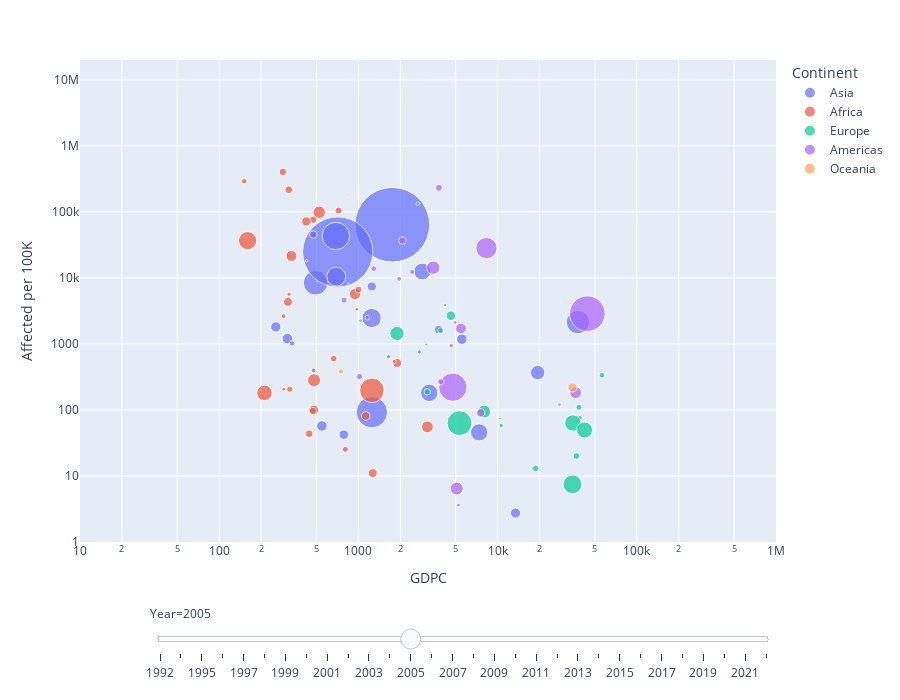

Notebook source saved alongside this figure:
### Code cell
import plotly.express as px

df = px.data.gapminder()
fig = px.scatter(ND_GDPC_1992, x="GDPC", y="Affected per 100K", animation_frame="Year", animation_group="Country",
           size="population", color="Continent", hover_name="Country",
           log_x=True, log_y=True, size_max=55, range_x=[10,1000000], range_y=[1,20000000])

fig["layout"].pop("updatemenus") # optional, drop animation buttons
fig.update_layout(width=900, height=700)
fig.show()

### Figure 1 — Plotly figure (JSON) as saved in the notebook; plotly's stock layout.template omitted (floating-point values rounded to 4 significant figures)
{"data": [{"hovertemplate": "<b>%{hovertext}</b><br><br>Continent=Asia<br>Year=2005<br>GDPC=%{x}<br>Affected per 100K=%{y}<br>population=%{marker.size}<extra></extra>", "hovertext": ["Afghanistan", "Bangladesh", "China", "Georgia", "Hong Kong", "Indonesia", "India", "Iran (Islamic Republic of)", "Japan", "Kazakhstan", "Kyrgyzstan", "Cambodia", "Korea (the Republic of)", "Sri Lanka", "Malaysia", "Nepal", "Pakistan", "Philippines (the)", "Korea (the Democratic People's Republic of)", "Saudi Arabia", "Thailand", "Tajikistan", "Timor-Leste", "Turkey", "Uzbekistan", "Viet Nam", "Yemen"], "ids": ["Afghanistan", "Bangladesh", "China", "Georgia", "Hong Kong", "Indonesia", "India", "Iran (Islamic Republic of)", "Japan", "Kazakhstan", "Kyrgyzstan", "Cambodia", "Korea (the Republic of)", "Sri Lanka", "Malaysia", "Nepal", "Pakistan", "Philippines (the)", "Korea (the Democratic People's Republic of)", "Saudi Arabia", "Thailand", "Tajikistan", "Timor-Leste", "Turkey", "Uzbekistan", "Viet Nam", "Yemen"], "legendgroup": "Asia", "marker": {"color": "#636efa", "size": [24411191, 140912590, 1303720000, 3902469, 6813200, 228805144, 1154638713, 70182594, 127773000, 15147029, 5162600, 13246583, 48184561, 19544988, 25923536, 26285110, 174372098, 86261250, 24100982, 24397644, 65821360, 6929145, 969313, 68704715, 26167000, 83142095, 21320671], "sizemode": "area", "sizeref": 466900.0, "symbol": "circle"}, "mode": "markers", "name": "Asia", "orientation": "v", "showlegend": true, "type": "scatter", "x": [255.1, 492.8, 1753.0, 1643.0, 26650.0, 1249.0, 710.5, 3227.0, 37810.0, 3771.0, 476.6, 475.1, 19400.0, 1249.0, 5537.0, 309.3, 688.5, 1245.0, null, 13460.0, 2876.0, 333.7, 476.9, 7369.0, 546.8, 693.2, 785.5], "xaxis": "x", "y": [1811.0, 8421.0, 63900.0, 640.6, 0, 92.3, 24690.0, 181.7, 2144.0, 1650.0, 397.1, 45290.0, 368.4, 7419.0, 1180.0, 1202.0, 43170.0, 2470.0, 676.2, 2.746, 12500.0, 1020.0, 346.6, 45.85, 57.32, 10470.0, 42.21], "yaxis": "y"}, {"hovertemplate": "<b>%{hovertext}</b><br><br>Continent=Africa<br>Year=2005<br>GDPC=%{x}<br>Affected per 100K=%{y}<br>population=%{marker.size}<extra></extra>", "hovertext": ["Angola", "Burundi", "Benin", "Burkina Faso", "Central African Republic", "Côte d’Ivoire", "Cameroon", "Congo (the Democratic Republic of the)", "Congo (the)", "Comoros (the)", "Djibouti", "Algeria", "Ethiopia", "Ghana", "Guinea", "Guinea-Bissau", "Kenya", "Liberia", "Morocco", "Madagascar", "Mali", "Mozambique", "Mauritania", "Mauritius", "Malawi", "Niger (the)", "Nigeria", "Sudan (the)", "Senegal", "Sierra Leone", "Somalia", "Sao Tome and Principe", "Eswatini", "Seychelles", "Chad", "Tanzania, United Republic of", "Uganda", "Zambia", "Zimbabwe"], "ids": ["Angola", "Burundi", "Benin", "Burkina Faso", "Central African Republic", "Côte d’Ivoire", "Cameroon", "Congo (the Democratic Republic of the)", "Congo (the)", "Comoros (the)", "Djibouti", "Algeria", "Ethiopia", "Ghana", "Guinea", "Guinea-Bissau", "Kenya", "Liberia", "Morocco", "Madagascar", "Mali", "Mozambique", "Mauritania", "Mauritius", "Malawi", "Niger (the)", "Nigeria", "Sudan (the)", "Senegal", "Sierra Leone", "Somalia", "Sao Tome and Principe", "Eswatini", "Seychelles", "Chad", "Tanzania, United Republic of", "Uganda", "Zambia", "Zimbabwe"], "legendgroup": "Africa", "marker": {"color": "#EF553B", "size": [19450959, 7388874, 8149419, 13876127, 4208834, 18970215, 17275171, 56550247, 3672839, 592683, 830861, 32956690, 77469940, 22496951, 9140114, 1379713, 35843010, 3266318, 30431902, 18792171, 13180551, 20211114, 3012360, 1228254, 12755648, 13855221, 140490722, 29540577, 10974057, 5683334, 10467292, 161680, 1071886, 82858, 10005012, 39439505, 27946588, 11564870, 12224753], "sizemode": "area", "sizeref": 466900.0, "symbol": "circle"}, "mode": "markers", "name": "Africa", "orientation": "v", "showlegend": true, "type": "scatter", "x": [1901.0, 151.2, 805.9, 442.9, 317.9, 1267.0, 1129.0, 211.6, 1811.0, 1103.0, 852.9, 3131.0, 160.1, 477.6, 321.3, 425.5, 522.8, 290.5, 2026.0, 311.8, 474.0, 422.6, 974.7, 5283.0, 286.6, 316.4, 1250.0, 945.7, 1003.0, 290.4, null, 844.0, 2965.0, 11090.0, 664.6, 480.3, 330.6, 720.4, 470.8], "xaxis": "x", "y": [514.1, 291700.0, 25.28, 43.67, 5656.0, 11.07, 81.04, 181.4, 545.1, 3850.0, 180500.0, 55.38, 36700.0, 99.92, 206.1, 18200.0, 98700.0, 206.3, 0, 4342.0, 76020.0, 71640.0, 3348.0, 2079.0, 403300.0, 216600.0, 198.4, 5695.0, 6654.0, 2639.0, 737.4, 8344.0, 1073.0, 65910.0, 599.7, 282.1, 21500.0, 104800.0, 96.77], "yaxis": "y"}, {"hovertemplate": "<b>%{hovertext}</b><br><br>Continent=Europe<br>Year=2005<br>GDPC=%{x}<br>Affected per 100K=%{y}<br>population=%{marker.size}<extra></extra>", "hovertext": ["Albania", "Austria", "Belgium", "Bulgaria", "Bosnia and Herzegovina", "Belarus", "Switzerland", "Czech Republic (the)", "Germany", "Denmark", "Spain", "Estonia", "Finland", "France", "United Kingdom of Great Britain and Northern Ireland (the)", "Croatia", "Hungary", "Ireland", "Italy", "Lithuania", "Latvia", "Moldova (the Republic of)", "Macedonia (the former Yugoslav Republic of)", "Netherlands (the)", "Norway", "Poland", "Portugal", "Romania", "Russian Federation (the)", "Slovakia", "Slovenia", "Sweden", "Ukraine"], "ids": ["Albania", "Austria", "Belgium", "Bulgaria", "Bosnia and Herzegovina", "Belarus", "Switzerland", "Czech Republic (the)", "Germany", "Denmark", "Spain", "Estonia", "Finland", "France", "United Kingdom of Great Britain and Northern Ireland (the)", "Croatia", "Hungary", "Ireland", "Italy", "Lithuania", "Latvia", "Moldova (the Republic of)", "Macedonia (the former Yugoslav Republic of)", "Netherlands (the)", "Norway", "Poland", "Portugal", "Romania", "Russian Federation (the)", "Slovakia", "Slovenia", "Sweden", "Ukraine"], "legendgroup": "Europe", "marker": {"color": "#00cc96", "size": [3011487, 8227829, 10478617, 7658972, 4094297, 9663915, 7437115, 10211216, 82469422, 5419432, 43653155, 1354775, 5246096, 63188395, 60401206, 4310145, 10087065, 4159914, 57969484, 3322528, 2238799, 2888985, 2036855, 16319868, 4623291, 38165445, 10503330, 21319685, 143518814, 5372807, 2000474, 9029572, 47105171], "sizemode": "area", "sizeref": 466900.0, "symbol": "circle"}, "mode": "markers", "name": "Europe", "orientation": "v", "showlegend": true, "type": "scatter", "x": [2674.0, 38420.0, 36810.0, 3900.0, 2741.0, 3126.0, 56240.0, 13430.0, 34520.0, 48800.0, 26430.0, 10410.0, 39050.0, 34770.0, 42130.0, 10630.0, 11220.0, 50930.0, 32060.0, 7855.0, 7595.0, 1034.0, 3073.0, 41990.0, 66810.0, 8022.0, 18780.0, 4618.0, 5323.0, 11690.0, 18100.0, 43440.0, 1894.0], "xaxis": "x", "y": [133000.0, 109.4, 20.04, 1596.0, 757.2, 188.3, 336.2, 0.2938, 7.482, 0, 0.02291, 73.81, 76.25, 63.3, 49.67, 58.0, 0, 0, 0, 0, 0, 2250.0, 983.4, 0.06128, 0, 94.33, 12.95, 2677.0, 63.13, 0, 0, 0, 1442.0], "yaxis": "y"}, {"hovertemplate": "<b>%{hovertext}</b><br><br>Continent=Americas<br>Year=2005<br>GDPC=%{x}<br>Affected per 100K=%{y}<br>population=%{marker.size}<extra></extra>", "hovertext": ["Argentina", "Bahamas (the)", "Belize", "Bolivia (Plurinational State of)", "Brazil", "Canada", "Chile", "Colombia", "Costa Rica", "Cuba", "Dominican Republic (the)", "Guatemala", "Guyana", "Honduras", "Haiti", "Jamaica", "Mexico", "Nicaragua", "Panama", "Paraguay", "El Salvador", "Trinidad and Tobago", "Uruguay", "United States of America (the)", "Saint Vincent and the Grenadines", "Venezuela (Bolivarian Republic of)"], "ids": ["Argentina", "Bahamas (the)", "Belize", "Bolivia (Plurinational State of)", "Brazil", "Canada", "Chile", "Colombia", "Costa Rica", "Cuba", "Dominican Republic (the)", "Guatemala", "Guyana", "Honduras", "Haiti", "Jamaica", "Mexico", "Nicaragua", "Panama", "Paraguay", "El Salvador", "Trinidad and Tobago", "Uruguay", "United States of America (the)", "Saint Vincent and the Grenadines", "Venezuela (Bolivarian Republic of)"], "legendgroup": "Americas", "marker": {"color": "#ab63fa", "size": [39070501, 347804, 280375, 9377388, 186797334, 32243753, 16175311, 42220940, 4315887, 11246114, 9164768, 12948292, 759709, 7564613, 9111900, 2676863, 105442402, 5454678, 3305868, 5476878, 6037817, 1369075, 3317665, 295516599, 112043, 26668785], "sizemode": "area", "sizeref": 466900.0, "symbol": "circle"}, "mode": "markers", "name": "Americas", "orientation": "v", "showlegend": true, "type": "scatter", "x": [5087.0, 28280.0, 5213.0, 1018.0, 4773.0, 36380.0, 7562.0, 3449.0, 4643.0, 3792.0, 3904.0, 2069.0, 1086.0, 1290.0, 788.4, 4200.0, 8322.0, 1159.0, 4953.0, 1961.0, 2434.0, 11670.0, 5233.0, 44120.0, 5176.0, 5456.0], "xaxis": "x", "y": [6.45, 4313.0, 0, 319.9, 221.3, 183.0, 90.26, 14330.0, 943.5, 231200.0, 267.3, 36710.0, 361700.0, 13840.0, 4616.0, 3884.0, 28300.0, 2501.0, 2117.0, 9675.0, 12330.0, 0, 3.617, 2876.0, 4730.0, 1717.0], "yaxis": "y"}, {"hovertemplate": "<b>%{hovertext}</b><br><br>Continent=Oceania<br>Year=2005<br>GDPC=%{x}<br>Affected per 100K=%{y}<br>population=%{marker.size}<extra></extra>", "hovertext": ["American Samoa", "Australia", "New Zealand", "Papua New Guinea", "Samoa"], "ids": ["American Samoa", "Australia", "New Zealand", "Papua New Guinea", "Samoa"], "legendgroup": "Oceania", "marker": {"color": "#FFA15A", "size": [57254, 20176844, 4133900, 6498818, 188626], "sizemode": "area", "sizeref": 466900.0, "symbol": "circle"}, "mode": "markers", "name": "Oceania", "orientation": "v", "showlegend": true, "type": "scatter", "x": [8733.0, 34460.0, 27750.0, 748.7, 2528.0], "xaxis": "x", "y": [0, 219.1, 121.0, 383.6, 0], "yaxis": "y"}], "layout": {"height": 700, "legend": {"itemsizing": "constant", "title": {"text": "Continent"}, "tracegroupgap": 0}, "margin": {"t": 60}, "sliders": [{"active": 12, "currentvalue": {"prefix": "Year="}, "len": 0.9, "pad": {"b": 10, "t": 60}, "steps": [{"args": [["1992"], {"frame": {"duration": 0, "redraw": false}, "fromcurrent": true, "mode": "immediate", "transition": {"duration": 0, "easing": "linear"}}], "label": "1992", "method": "animate"}, {"args": [["1993"], {"frame": {"duration": 0, "redraw": false}, "fromcurrent": true, "mode": "immediate", "transition": {"duration": 0, "easing": "linear"}}], "label": "1993", "method": "animate"}, {"args": [["1995"], {"frame": {"duration": 0, "redraw": false}, "fromcurrent": true, "mode": "immediate", "transition": {"duration": 0, "easing": "linear"}}], "label": "1995", "method": "animate"}, {"args": [["1996"], {"frame": {"duration": 0, "redraw": false}, "fromcurrent": true, "mode": "immediate", "transition": {"duration": 0, "easing": "linear"}}], "label": "1996", "method": "animate"}, {"args": [["1997"], {"frame": {"duration": 0, "redraw": false}, "fromcurrent": true, "mode": "immediate", "transition": {"duration": 0, "easing": "linear"}}], "label": "1997", "method": "animate"}, {"args": [["1998"], {"frame": {"duration": 0, "redraw": false}, "fromcurrent": true, "mode": "immediate", "transition": {"duration": 0, "easing": "linear"}}], "label": "1998", "method": "animate"}, {"args": [["1999"], {"frame": {"duration": 0, "redraw": false}, "fromcurrent": true, "mode": "immediate", "transition": {"duration": 0, "easing": "linear"}}], "label": "1999", "method": "animate"}, {"args": [["2000"], {"frame": {"duration": 0, "redraw": false}, "fromcurrent": true, "mode": "immediate", "transition": {"duration": 0, "easing": "linear"}}], "label": "2000", "method": "animate"}, {"args": [["2001"], {"frame": {"duration": 0, "redraw": false}, "fromcurrent": true, "mode": "immediate", "transition": {"duration": 0, "easing": "linear"}}], "label": "2001", "method": "animate"}, {"args": [["2002"], {"frame": {"duration": 0, "redraw": false}, "fromcurrent": true, "mode": "immediate", "transition": {"duration": 0, "easing": "linear"}}], "label": "2002", "method": "animate"}, {"args": [["2003"], {"frame": {"duration": 0, "redraw": false}, "fromcurrent": true, "mode": "immediate", "transition": {"duration": 0, "easing": "linear"}}], "label": "2003", "method": "animate"}, {"args": [["2004"], {"frame": {"duration": 0, "redraw": false}, "fromcurrent": true, "mode": "immediate", "transition": {"duration": 0, "easing": "linear"}}], "label": "2004", "method": "animate"}, {"args": [["2005"], {"frame": {"duration": 0, "redraw": false}, "fromcurrent": true, "mode": "immediate", "transition": {"duration": 0, "easing": "linear"}}], "label": "2005", "method": "animate"}, {"args": [["2006"], {"frame": {"duration": 0, "redraw": false}, "fromcurrent": true, "mode": "immediate", "transition": {"duration": 0, "easing": "linear"}}], "label": "2006", "method": "animate"}, {"args": [["2007"], {"frame": {"duration": 0, "redraw": false}, "fromcurrent": true, "mode": "immediate", "transition": {"duration": 0, "easing": "linear"}}], "label": "2007", "method": "animate"}, {"args": [["2008"], {"frame": {"duration": 0, "redraw": false}, "fromcurrent": true, "mode": "immediate", "transition": {"duration": 0, "easing": "linear"}}], "label": "2008", "method": "animate"}, {"args": [["2009"], {"frame": {"duration": 0, "redraw": false}, "fromcurrent": true, "mode": "immediate", "transition": {"duration": 0, "easing": "linear"}}], "label": "2009", "method": "animate"}, {"args": [["2010"], {"frame": {"duration": 0, "redraw": false}, "fromcurrent": true, "mode": "immediate", "transition": {"duration": 0, "easing": "linear"}}], "label": "2010", "method": "animate"}, {"args": [["2011"], {"frame": {"duration": 0, "redraw": false}, "fromcurrent": true, "mode": "immediate", "transition": {"duration": 0, "easing": "linear"}}], "label": "2011", "method": "animate"}, {"args": [["2012"], {"frame": {"duration": 0, "redraw": false}, "fromcurrent": true, "mode": "immediate", "transition": {"duration": 0, "easing": "linear"}}], "label": "2012", "method": "animate"}, {"args": [["2013"], {"frame": {"duration": 0, "redraw": false}, "fromcurrent": true, "mode": "immediate", "transition": {"duration": 0, "easing": "linear"}}], "label": "2013", "method": "animate"}, {"args": [["2014"], {"frame": {"duration": 0, "redraw": false}, "fromcurrent": true, "mode": "immediate", "transition": {"duration": 0, "easing": "linear"}}], "label": "2014", "method": "animate"}, {"args": [["2015"], {"frame": {"duration": 0, "redraw": false}, "fromcurrent": true, "mode": "immediate", "transition": {"duration": 0, "easing": "linear"}}], "label": "2015", "method": "animate"}, {"args": [["2016"], {"frame": {"duration": 0, "redraw": false}, "fromcurrent": true, "mode": "immediate", "transition": {"duration": 0, "easing": "linear"}}], "label": "2016", "method": "animate"}, {"args": [["2017"], {"frame": {"duration": 0, "redraw": false}, "fromcurrent": true, "mode": "immediate", "transition": {"duration": 0, "easing": "linear"}}], "label": "2017", "method": "animate"}, {"args": [["2018"], {"frame": {"duration": 0, "redraw": false}, "fromcurrent": true, "mode": "immediate", "transition": {"duration": 0, "easing": "linear"}}], "label": "2018", "method": "animate"}, {"args": [["2019"], {"frame": {"duration": 0, "redraw": false}, "fromcurrent": true, "mode": "immediate", "transition": {"duration": 0, "easing": "linear"}}], "label": "2019", "method": "animate"}, {"args": [["2020"], {"frame": {"duration": 0, "redraw": false}, "fromcurrent": true, "mode": "immediate", "transition": {"duration": 0, "easing": "linear"}}], "label": "2020", "method": "animate"}, {"args": [["2021"], {"frame": {"duration": 0, "redraw": false}, "fromcurrent": true, "mode": "immediate", "transition": {"duration": 0, "easing": "linear"}}], "label": "2021", "method": "animate"}, {"args": [["1994"], {"frame": {"duration": 0, "redraw": false}, "fromcurrent": true, "mode": "immediate", "transition": {"duration": 0, "easing": "linear"}}], "label": "1994", "method": "animate"}], "x": 0.1, "xanchor": "left", "y": 0, "yanchor": "top"}], "width": 900, "xaxis": {"anchor": "y", "domain": [0, 1], "range": [1, 6.0], "title": {"text": "GDPC"}, "type": "log"}, "yaxis": {"anchor": "x", "domain": [0, 1], "range": [0, 7.301], "title": {"text": "Affected per 100K"}, "type": "log"}}}
